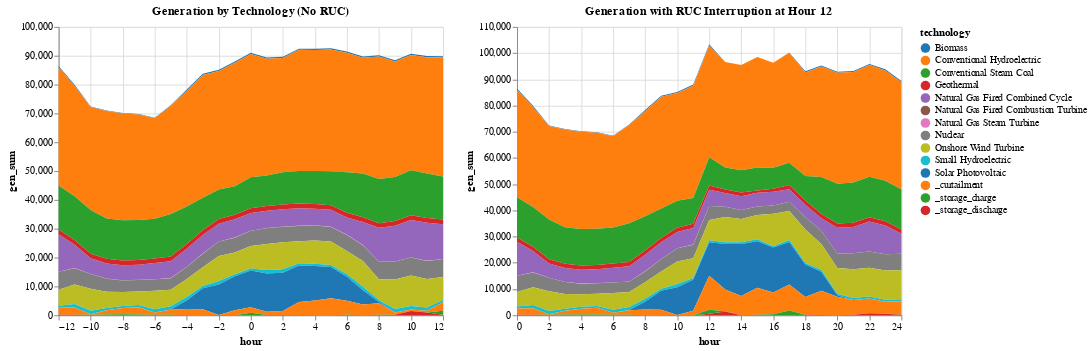

Source (notebook cell):
### Code cell
# Side-by-side (unfair) comparison of original vs RUC solutions
# original does not account for perturbed forecast
@vlplot(
    hconcat = [
        {
            data = sol_gen,
            mark = :area,
            encoding = {
                x = {field = :hour, type = "quantitative"},
                y = {field = :gen_sum, type = "quantitative", stack = :zero},
                color = {field = "technology", type = "nominal", scale = {scheme = "category10"}}
            },
            title = "Generation by Technology (No RUC)",
            width = 400, 
            height = 300
        },
        {
            data = combined_gen,
            mark = :area,
            encoding = {
                x = {field = :hour, type = "quantitative"},
                y = {field = :gen_sum, type = "quantitative", stack = :zero},
                color = {field = "technology", type = "nominal", scale = {scheme = "category10"}}
            },
            title = "Generation with RUC Interruption at Hour $(recommit_time)",
            width = 400, 
            height = 300
        }
    ]
)

### Figure 1 — Vega specification as saved in the notebook (floating-point values rounded to 4 significant figures; data arrays with more than 128 entries replaced by an {"elided": "..."} marker saying what was removed)
{"$schema": "https://vega.github.io/schema/vega/v5.json", "background": "white", "data": [{"name": "source_0", "values": {"elided": "350 records"}}, {"name": "source_1", "values": {"elided": "350 records"}}, {"name": "data_0", "source": "source_0", "transform": [{"as": "hour", "expr": "toNumber(datum[\"hour\"])", "type": "formula"}, {"field": "gen_sum", "groupby": ["technology"], "key": "hour", "method": "value", "type": "impute", "value": 0}, {"as": ["gen_sum_start", "gen_sum_end"], "field": "gen_sum", "groupby": ["hour"], "offset": "zero", "sort": {"field": ["technology"], "order": ["descending"]}, "type": "stack"}]}, {"name": "data_1", "source": "source_1", "transform": [{"as": "hour", "expr": "toNumber(datum[\"hour\"])", "type": "formula"}, {"field": "gen_sum", "groupby": ["technology"], "key": "hour", "method": "value", "type": "impute", "value": 0}, {"as": ["gen_sum_start", "gen_sum_end"], "field": "gen_sum", "groupby": ["hour"], "offset": "zero", "sort": {"field": ["technology"], "order": ["descending"]}, "type": "stack"}]}], "height": 300, "layout": {"align": "each", "bounds": "full", "padding": 20}, "legends": [{"fill": "color", "symbolType": "circle", "title": "technology"}], "marks": [{"axes": [{"aria": false, "domain": false, "grid": true, "gridScale": "concat_0_y", "labels": false, "maxExtent": 0, "minExtent": 0, "orient": "bottom", "scale": "concat_0_x", "tickCount": {"signal": "ceil(childWidth/40)"}, "ticks": false, "zindex": 0}, {"aria": false, "domain": false, "grid": true, "gridScale": "concat_0_x", "labels": false, "maxExtent": 0, "minExtent": 0, "orient": "left", "scale": "concat_0_y", "tickCount": {"signal": "ceil(height/40)"}, "ticks": false, "zindex": 0}, {"grid": false, "labelFlush": true, "labelOverlap": true, "orient": "bottom", "scale": "concat_0_x", "tickCount": {"signal": "ceil(childWidth/40)"}, "title": "hour", "zindex": 0}, {"grid": false, "labelOverlap": true, "orient": "left", "scale": "concat_0_y", "tickCount": {"signal": "ceil(height/40)"}, "title": "gen_sum", "zindex": 0}], "encode": {"update": {"height": {"signal": "height"}, "width": {"signal": "childWidth"}}}, "marks": [{"encode": {"update": {"height": {"field": {"group": "height"}}, "width": {"field": {"group": "width"}}}}, "from": {"facet": {"data": "data_0", "groupby": ["technology"], "name": "faceted_path_concat_0_main"}}, "marks": [{"encode": {"update": {"defined": {"signal": "isValid(datum[\"hour\"]) && isFinite(+datum[\"hour\"]) && isValid(datum[\"gen_sum\"]) && isFinite(+datum[\"gen_sum\"])"}, "description": {"signal": "\"hour: \" + (format(datum[\"hour\"], \"\")) + \"; gen_sum: \" + (format(datum[\"gen_sum\"], \"\")) + \"; technology: \" + (isValid(datum[\"technology\"]) ? datum[\"technology\"] : \"\"+datum[\"technology\"])"}, "fill": {"field": "technology", "scale": "color"}, "orient": {"value": "vertical"}, "x": {"field": "hour", "scale": "concat_0_x"}, "y": {"field": "gen_sum_end", "scale": "concat_0_y"}, "y2": {"field": "gen_sum_start", "scale": "concat_0_y"}}}, "from": {"data": "faceted_path_concat_0_main"}, "name": "concat_0_marks", "sort": {"field": "datum[\"hour\"]"}, "style": ["area"], "type": "area"}], "name": "concat_0_pathgroup", "type": "group"}], "name": "concat_0_group", "style": "cell", "title": {"frame": "group", "text": "Generation by Technology (No RUC)"}, "type": "group"}, {"axes": [{"aria": false, "domain": false, "grid": true, "gridScale": "concat_1_y", "labels": false, "maxExtent": 0, "minExtent": 0, "orient": "bottom", "scale": "concat_1_x", "tickCount": {"signal": "ceil(childWidth/40)"}, "ticks": false, "zindex": 0}, {"aria": false, "domain": false, "grid": true, "gridScale": "concat_1_x", "labels": false, "maxExtent": 0, "minExtent": 0, "orient": "left", "scale": "concat_1_y", "tickCount": {"signal": "ceil(height/40)"}, "ticks": false, "zindex": 0}, {"grid": false, "labelFlush": true, "labelOverlap": true, "orient": "bottom", "scale": "concat_1_x", "tickCount": {"signal": "ceil(childWidth/40)"}, "title": "hour", "zindex": 0}, {"grid": false, "labelOverlap": true, "orient": "left", "scale": "concat_1_y", "tickCount": {"signal": "ceil(height/40)"}, "title": "gen_sum", "zindex": 0}], "encode": {"update": {"height": {"signal": "height"}, "width": {"signal": "childWidth"}}}, "marks": [{"encode": {"update": {"height": {"field": {"group": "height"}}, "width": {"field": {"group": "width"}}}}, "from": {"facet": {"data": "data_1", "groupby": ["technology"], "name": "faceted_path_concat_1_main"}}, "marks": [{"encode": {"update": {"defined": {"signal": "isValid(datum[\"hour\"]) && isFinite(+datum[\"hour\"]) && isValid(datum[\"gen_sum\"]) && isFinite(+datum[\"gen_sum\"])"}, "description": {"signal": "\"hour: \" + (format(datum[\"hour\"], \"\")) + \"; gen_sum: \" + (format(datum[\"gen_sum\"], \"\")) + \"; technology: \" + (isValid(datum[\"technology\"]) ? datum[\"technology\"] : \"\"+datum[\"technology\"])"}, "fill": {"field": "technology", "scale": "color"}, "orient": {"value": "vertical"}, "x": {"field": "hour", "scale": "concat_1_x"}, "y": {"field": "gen_sum_end", "scale": "concat_1_y"}, "y2": {"field": "gen_sum_start", "scale": "concat_1_y"}}}, "from": {"data": "faceted_path_concat_1_main"}, "name": "concat_1_marks", "sort": {"field": "datum[\"hour\"]"}, "style": ["area"], "type": "area"}], "name": "concat_1_pathgroup", "type": "group"}], "name": "concat_1_group", "style": "cell", "title": {"frame": "group", "text": "Generation with RUC Interruption at Hour 12"}, "type": "group"}], "padding": 5, "scales": [{"domain": {"fields": [{"data": "data_0", "field": "technology"}, {"data": "data_1", "field": "technology"}], "sort": true}, "name": "color", "range": {"scheme": "category10"}, "type": "ordinal"}, {"domain": {"data": "data_0", "field": "hour"}, "name": "concat_0_x", "nice": true, "range": [0, {"signal": "childWidth"}], "type": "linear", "zero": false}, {"domain": {"data": "data_0", "fields": ["gen_sum_start", "gen_sum_end"]}, "name": "concat_0_y", "nice": true, "range": [{"signal": "height"}, 0], "type": "linear", "zero": true}, {"domain": {"data": "data_1", "field": "hour"}, "name": "concat_1_x", "nice": true, "range": [0, {"signal": "childWidth"}], "type": "linear", "zero": false}, {"domain": {"data": "data_1", "fields": ["gen_sum_start", "gen_sum_end"]}, "name": "concat_1_y", "nice": true, "range": [{"signal": "height"}, 0], "type": "linear", "zero": true}], "signals": [{"name": "childWidth", "value": 400}]}
